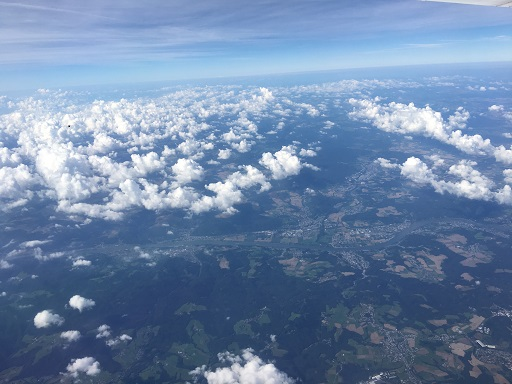
#> input picture Test/Pictures/clouds.jpg, 512 x 384 px
$ python 012_ROI.py
#> lines starting #> are read from the running program, lines starting #| are printed output that depends on the picture; after the words box and inside, x2 and y2 are one past the last pixel; in counts of white or black regions, pixels touching at a corner belong together
import cv2
import numpy as np


def fill_color(image):
    copyimage = image.copy()
    height, weight = image.shape[:2]
    mask = np.zeros([height + 2, weight + 2], np.uint8)
    cv2.floodFill(copyimage, mask, (300, 300), (0, 255, 0), (100, 100, 100), (50, 50, 50), cv2.FLOODFILL_FIXED_RANGE)
    cv2.imshow('Filled', copyimage)


image = cv2.imread('Pictures/clouds.jpg')
#> image is the input picture: shape (384, 512, 3); mean B, G, R 167.8, 134.4, 110.1

selected = image[50:200, 50:200]
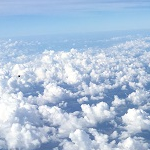
#> selected: shape (150, 150, 3); mean B, G, R 219.5, 195.1, 173.9
image[100:250, 100:250] = selected
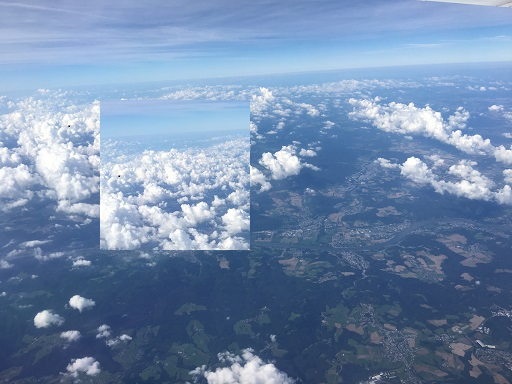
#> image: shape (384, 512, 3); 11.44% of pixels changed, all inside (x1, y1, x2, y2) = (100, 100, 250, 250)

cv2.namedWindow('Image')
cv2.imshow('Image', image)
print(image.shape)
#| (384, 512, 3)
fill_color(image)
#> in fill_color, `cv2.floodFill(copyimage, mask, (300, 300), (0, 255, 0), (100, 100, 100..`:
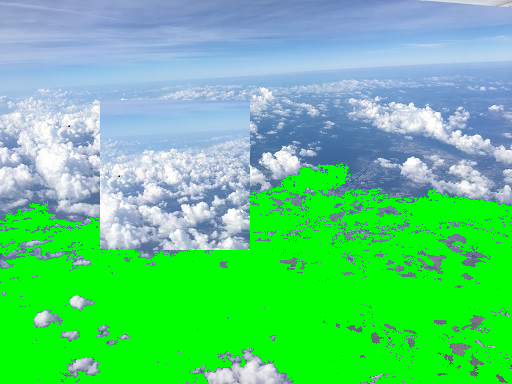
#> copyimage: shape (384, 512, 3); mean B, G, R 126.7, 207, 91.4

cv2.waitKey()
cv2.destroyAllWindows()

$ run again, with Test/Pictures/building.jpg copied over Test/Pictures/clouds.jpg
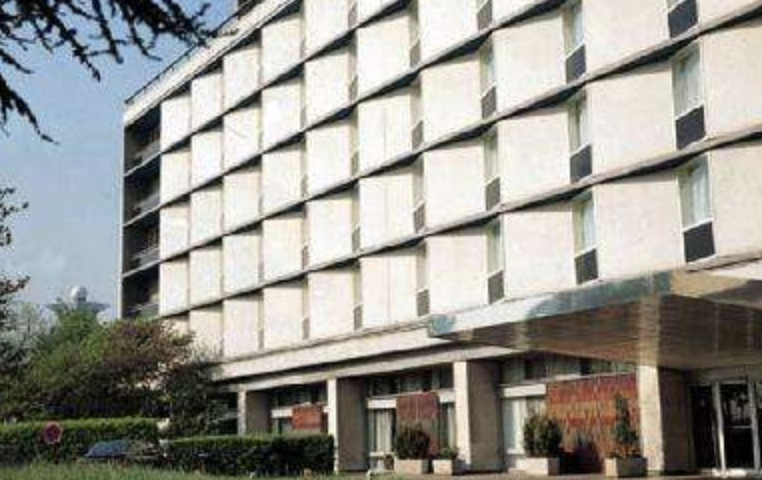
#> input picture Test/Pictures/building.jpg, 762 x 480 px
#> image is the input picture: shape (480, 762, 3); mean B, G, R 145.3, 151.4, 152.7
#> `selected = image[50:200, 50:200]`:
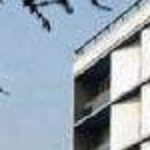
#> selected: shape (150, 150, 3); mean B, G, R 181.5, 169, 155.5
#> image: shape (480, 762, 3); 6.15% of pixels changed, all inside (x1, y1, x2, y2) = (100, 100, 250, 250)
#| (480, 762, 3)
#> in fill_color, `cv2.floodFill(copyimage, mask, (300, 300), (0, 255, 0), (100, 100, 100..`:
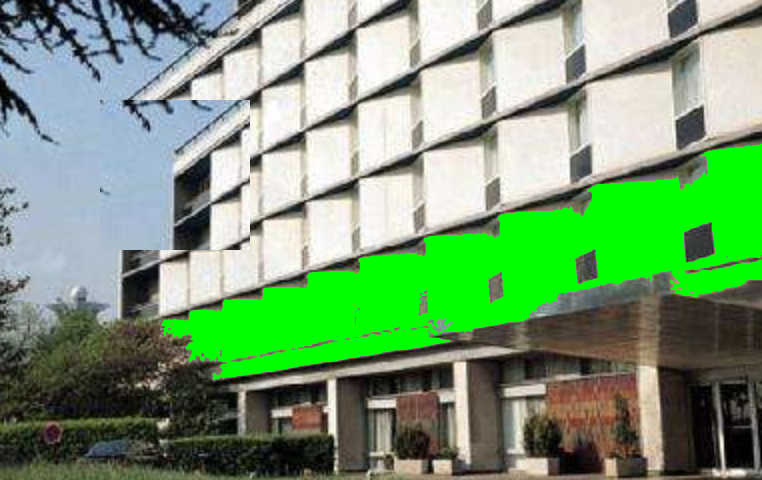
#> copyimage: shape (480, 762, 3); mean B, G, R 116.4, 156.6, 120.1
